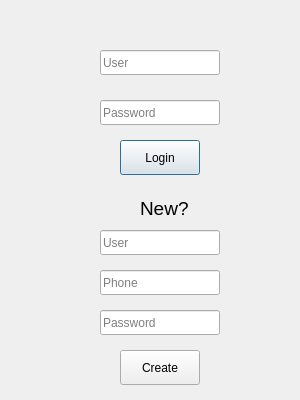
<?xml version="1.0" encoding="UTF-8"?>
<ui version="4.0">
 <class>LoginDialog</class>
 <widget class="QDialog" name="LoginDialog">
  <property name="geometry">
   <rect>
    <x>0</x>
    <y>0</y>
    <width>300</width>
    <height>400</height>
   </rect>
  </property>
  <property name="windowTitle">
   <string>Login</string>
  </property>
  <property name="autoFillBackground">
   <bool>false</bool>
  </property>
  <widget class="QLineEdit" name="UserLE">
   <property name="geometry">
    <rect>
     <x>100</x>
     <y>50</y>
     <width>120</width>
     <height>25</height>
    </rect>
   </property>
   <property name="placeholderText">
    <string>User</string>
   </property>
  </widget>
  <widget class="QLineEdit" name="PasswordLE">
   <property name="geometry">
    <rect>
     <x>100</x>
     <y>100</y>
     <width>120</width>
     <height>25</height>
    </rect>
   </property>
   <property name="placeholderText">
    <string>Password</string>
   </property>
  </widget>
  <widget class="QPushButton" name="LoginPB">
   <property name="geometry">
    <rect>
     <x>120</x>
     <y>140</y>
     <width>80</width>
     <height>35</height>
    </rect>
   </property>
   <property name="text">
    <string>Login</string>
   </property>
  </widget>
  <widget class="QLabel" name="Newlabel">
   <property name="geometry">
    <rect>
     <x>140</x>
     <y>200</y>
     <width>50</width>
     <height>17</height>
    </rect>
   </property>
   <property name="font">
    <font>
     <pointsize>14</pointsize>
    </font>
   </property>
   <property name="text">
    <string>New?</string>
   </property>
  </widget>
  <widget class="QLineEdit" name="NewUserLE">
   <property name="geometry">
    <rect>
     <x>100</x>
     <y>230</y>
     <width>120</width>
     <height>25</height>
    </rect>
   </property>
   <property name="placeholderText">
    <string>User</string>
   </property>
  </widget>
  <widget class="QLineEdit" name="NewPasswordLE">
   <property name="geometry">
    <rect>
     <x>100</x>
     <y>310</y>
     <width>120</width>
     <height>25</height>
    </rect>
   </property>
   <property name="placeholderText">
    <string>Password</string>
   </property>
  </widget>
  <widget class="QLineEdit" name="phoneLE">
   <property name="geometry">
    <rect>
     <x>100</x>
     <y>270</y>
     <width>120</width>
     <height>25</height>
    </rect>
   </property>
   <property name="placeholderText">
    <string>Phone</string>
   </property>
  </widget>
  <widget class="QPushButton" name="CreatePB">
   <property name="geometry">
    <rect>
     <x>120</x>
     <y>350</y>
     <width>80</width>
     <height>35</height>
    </rect>
   </property>
   <property name="text">
    <string>Create</string>
   </property>
  </widget>
 </widget>
 <resources/>
 <connections/>
</ui>
